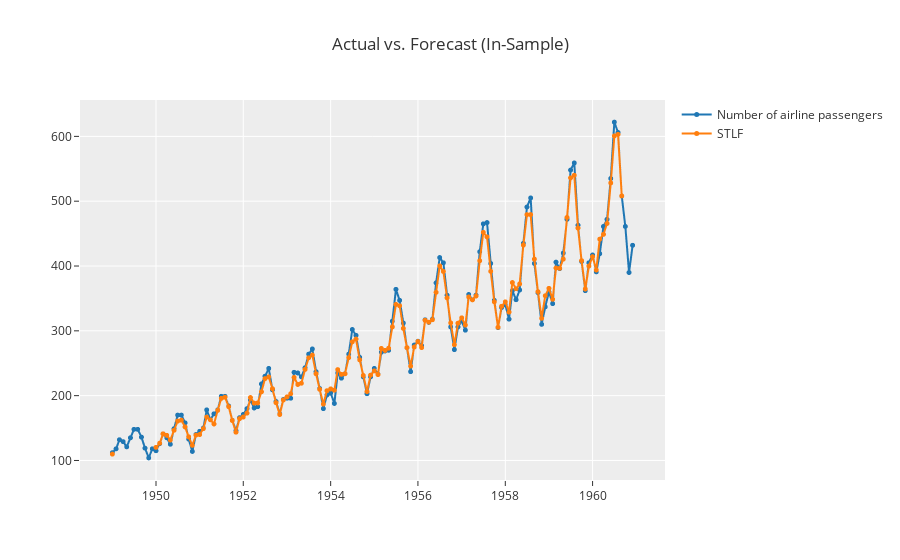

The code cell stored with this chart in its notebook:
### Code cell
# functional API
plot_model(best, plot = 'insample')

### Figure 1 — Plotly figure (JSON) as saved in the notebook; plotly's stock layout.template omitted (floating-point values rounded to 4 significant figures; data arrays with more than 128 entries replaced by an {"elided": "..."} marker saying what was removed)
{"data": [{"line": {"color": "rgb(31, 119, 180)", "width": 2}, "marker": {"color": "rgb(31, 119, 180)", "size": 5}, "mode": "lines+markers", "name": "Number of airline passengers", "type": "scattergl", "x": {"elided": "144 str values"}, "xaxis": "x", "y": {"elided": "144 int values"}, "yaxis": "y"}, {"line": {"color": "rgb(255, 127, 14)", "width": 2}, "marker": {"color": "rgb(255, 127, 14)", "size": 5}, "mode": "lines+markers", "name": "STLF", "type": "scattergl", "x": {"elided": "144 str values"}, "xaxis": "x", "y": {"elided": "144 float values"}, "yaxis": "y"}], "layout": {"showlegend": true, "title": {"text": "Actual vs. Forecast (In-Sample)"}, "xaxis": {"anchor": "y", "domain": [0, 1]}, "yaxis": {"anchor": "x", "domain": [0, 1]}}}
